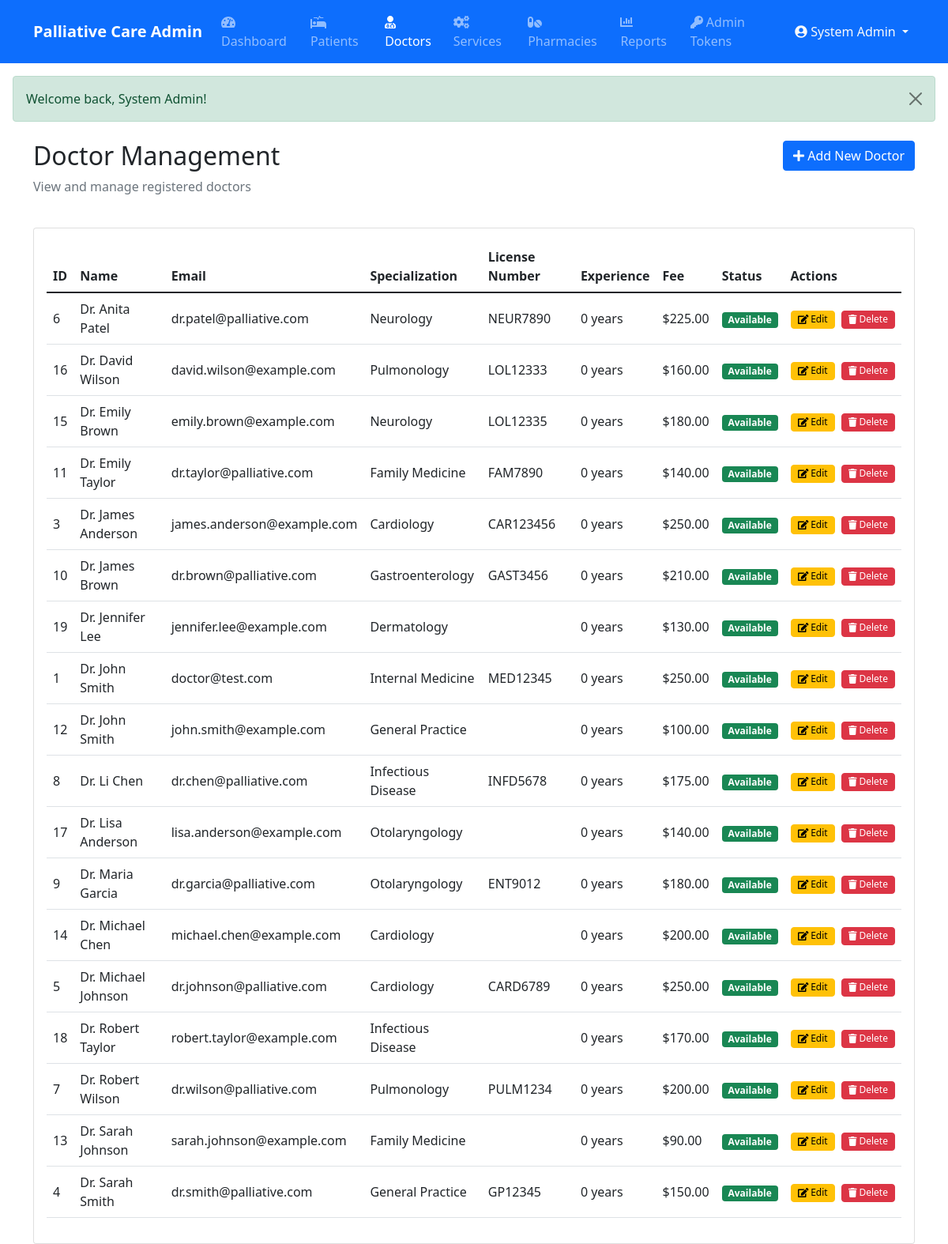
Screenshot of /index.php?module=admin&action=doctors (signed in) with the database file from the repository.
### tables this page shows
CREATE TABLE IF NOT EXISTS `doctors` (
  `id` int NOT NULL AUTO_INCREMENT,
  `user_id` int NOT NULL,
  `name` varchar(255) NOT NULL,
  `email` varchar(255) NOT NULL,
  `phone` varchar(20) DEFAULT NULL,
  `specialization` varchar(255) DEFAULT NULL,
  `qualification` varchar(255) DEFAULT NULL,
  `experience_years` int DEFAULT NULL,
  `license_number` varchar(50) DEFAULT NULL,
  `availability_status` enum('available','unavailable') DEFAULT 'available',
  `consultation_fee` decimal(10,2) DEFAULT NULL,
  `created_at` timestamp NULL DEFAULT CURRENT_TIMESTAMP,
  `updated_at` timestamp NULL DEFAULT CURRENT_TIMESTAMP ON UPDATE CURRENT_TIMESTAMP,
  `profile_image` varchar(255) DEFAULT NULL,
  PRIMARY KEY (`id`),
  UNIQUE KEY `user_id` (`user_id`),
  UNIQUE KEY `email` (`email`),
  UNIQUE KEY `license_number` (`license_number`)
);

### modules/base_controller.php (called while the page is built, shortened)
<?php
class BaseController {
    public function __construct() {
        require_once __DIR__ . '/../classes/Database.php';
        $this->db = Database::getInstance();
    }
    protected function render($view, $data = []) {
        extract($data);
        $view_file = "modules/" . strtolower(str_replace("Controller", "", get_class($this))) . "/views/{$view}.php";
        include $view_file;
    }
}

### modules/admin/controller.php (called while the page is built, shortened)
<?php
require_once __DIR__ . '/../base_controller.php';
class AdminController extends BaseController {
    public function doctors() {
        try {
            $stmt = $this->db->query("SELECT * FROM doctors ORDER BY name ASC");
            $doctors = $stmt->fetchAll(PDO::FETCH_ASSOC);
            $this->render('doctors', [
                'page_title' => 'Manage Doctors',
                'doctors' => $doctors
            ]);
        } catch (Exception $e) {
            $this->logError("Error fetching doctors: " . $e->getMessage());
            $this->render('doctors', [
                'page_title' => 'Manage Doctors',
                'doctors' => [],
                'error' => 'Error fetching doctors data'
            ]);
        }
    }
}
?>

### classes/Database.php (called while the page is built, shortened)
<?php
class Database {
    private static $instance = null;
    private function __construct() {
        try {
            $dsn = "mysql:host=" . DB_HOST . ";dbname=" . DB_NAME . ";charset=utf8mb4";
            $options = [
                PDO::ATTR_ERRMODE => PDO::ERRMODE_EXCEPTION,
                PDO::ATTR_DEFAULT_FETCH_MODE => PDO::FETCH_ASSOC,
                PDO::ATTR_EMULATE_PREPARES => false,
                PDO::MYSQL_ATTR_INIT_COMMAND => "SET NAMES utf8mb4 COLLATE utf8mb4_unicode_ci"
            ];
            $this->connection = new PDO($dsn, DB_USER, DB_PASS, $options);
        } catch (PDOException $e) {
            error_log("Database connection error: " . $e->getMessage());
            throw new Exception("Could not connect to the database. Please try again later.");
        }
    }
    public static function getInstance() {
        if (self::$instance === null) {
            self::$instance = new self();
        }
        return self::$instance->connection;
    }
}

### modules/admin/views/doctors.php (the view, shortened to what this page needs)
<?php
require_once 'modules/admin/views/includes/header.php';
?>
<div class="container mt-4">
    <div class="row mb-4">
        <div class="col-md-8">
            <h2>Doctor Management</h2>
            <p class="text-muted">View and manage registered doctors</p>
        </div>
        <div class="col-md-4 text-end">
            <a href="index.php?module=admin&action=add_doctor" class="btn btn-primary">
                <i class="fas fa-plus"></i> Add New Doctor
            </a>
        </div>
    </div>
    <div class="card">
        <div class="card-body">
            <div class="table-responsive">
                <table class="table table-hover">
                    <thead>
                        <tr>
                            <th>ID</th>
                            <th>Name</th>
                            <th>Email</th>
                            <th>Specialization</th>
                            <th>License Number</th>
                            <th>Experience</th>
                            <th>Fee</th>
                            <th>Status</th>
                            <th>Actions</th>
                        </tr>
                    </thead>
                    <tbody>
                        <?php foreach ($doctors as $doctor): ?>
                        <tr>
                            <td><?php echo htmlspecialchars($doctor['id']); ?></td>
                            <td><?php echo htmlspecialchars($doctor['name']); ?></td>
                            <td><?php echo htmlspecialchars($doctor['email']); ?></td>
                            <td><?php echo htmlspecialchars($doctor['specialization'] ?? ''); ?></td>
                            <td><?php echo htmlspecialchars($doctor['license_number'] ?? ''); ?></td>
                            <td><?php echo htmlspecialchars($doctor['experience'] ?? '0'); ?> years</td>
                            <td>$<?php echo number_format($doctor['consultation_fee'] ?? 0, 2); ?></td>
                            <td>
                                <?php if ($doctor['availability_status'] === 'available'): ?>
                                    <span class="badge bg-success">Available</span>
                                <?php elseif ($doctor['availability_status'] === 'unavailable'): ?>
                                    <span class="badge bg-danger">Unavailable</span>
                                <?php else: ?>
                                    <span class="badge bg-warning">On Leave</span>
                                <?php endif; ?>
                            </td>
                            <td class="action-buttons">
                                <a href="index.php?module=admin&action=edit_doctor&id=<?php echo $doctor['id']; ?>"
                                   class="btn btn-xs btn-warning me-1">
                                    <i class="fas fa-edit"></i> Edit
                                </a>
                                <button type="button" class="btn btn-xs btn-danger"
                                        data-bs-toggle="modal"
                                        data-bs-target="#deleteModal<?php echo $doctor['id']; ?>">
                                    <i class="fas fa-trash"></i> Delete
                                </button>
                            </td>
                        </tr>
                        <?php endforeach; ?>
                    </tbody>
                </table>
            </div>
        </div>
    </div>
</div>
<?php
require_once 'modules/admin/views/includes/footer.php';
?>

### modules/admin/views/includes/header.php (style rules this page uses)
.table .btn-xs { padding: 0.1rem 0.5rem; font-size: 0.75rem; line-height: 1.5; }
.table td { vertical-align: middle; }
.action-buttons { white-space: nowrap; }

### rows the page displays
doctors: id "6", name "Dr. Anita Patel", email "dr.patel@palliative.com", specialization "Neurology", license_number "NEUR7890", experience "0", consultation_fee "225.00", availability_status "Available"
doctors: id "16", name "Dr. David Wilson", email "david.wilson@example.com", specialization "Pulmonology", license_number "LOL12333", experience "0", consultation_fee "160.00", availability_status "Available"
doctors: id "15", name "Dr. Emily Brown", email "emily.brown@example.com", specialization "Neurology", license_number "LOL12335", experience "0", consultation_fee "180.00", availability_status "Available"
doctors: id "11", name "Dr. Emily Taylor", email "dr.taylor@palliative.com", specialization "Family Medicine", license_number "FAM7890", experience "0", consultation_fee "140.00", availability_status "Available"
doctors: id "3", name "Dr. James Anderson", email "james.anderson@example.com", specialization "Cardiology", license_number "CAR123456", experience "0", consultation_fee "250.00", availability_status "Available"
doctors: id "10", name "Dr. James Brown", email "dr.brown@palliative.com", specialization "Gastroenterology", license_number "GAST3456", experience "0", consultation_fee "210.00", availability_status "Available"
doctors: id "19", name "Dr. Jennifer Lee", email "jennifer.lee@example.com", specialization "Dermatology", experience "0", consultation_fee "130.00", availability_status "Available"
doctors: id "1", name "Dr. John Smith", email "doctor@test.com", specialization "Internal Medicine", license_number "MED12345", experience "0", consultation_fee "250.00", availability_status "Available"
doctors: id "12", name "Dr. John Smith", email "john.smith@example.com", specialization "General Practice", experience "0", consultation_fee "100.00", availability_status "Available"
doctors: id "8", name "Dr. Li Chen", email "dr.chen@palliative.com", specialization "Infectious Disease", license_number "INFD5678", experience "0", consultation_fee "175.00", availability_status "Available"
doctors: id "17", name "Dr. Lisa Anderson", email "lisa.anderson@example.com", specialization "Otolaryngology", experience "0", consultation_fee "140.00", availability_status "Available"
doctors: id "9", name "Dr. Maria Garcia", email "dr.garcia@palliative.com", specialization "Otolaryngology", license_number "ENT9012", experience "0", consultation_fee "180.00", availability_status "Available"
doctors: id "14", name "Dr. Michael Chen", email "michael.chen@example.com", specialization "Cardiology", experience "0", consultation_fee "200.00", availability_status "Available"
doctors: id "5", name "Dr. Michael Johnson", email "dr.johnson@palliative.com", specialization "Cardiology", license_number "CARD6789", experience "0", consultation_fee "250.00", availability_status "Available"
doctors: id "18", name "Dr. Robert Taylor", email "robert.taylor@example.com", specialization "Infectious Disease", experience "0", consultation_fee "170.00", availability_status "Available"
doctors: id "7", name "Dr. Robert Wilson", email "dr.wilson@palliative.com", specialization "Pulmonology", license_number "PULM1234", experience "0", consultation_fee "200.00", availability_status "Available"
doctors: id "13", name "Dr. Sarah Johnson", email "sarah.johnson@example.com", specialization "Family Medicine", experience "0", consultation_fee "90.00", availability_status "Available"
doctors: id "4", name "Dr. Sarah Smith", email "dr.smith@palliative.com", specialization "General Practice", license_number "GP12345", experience "0", consultation_fee "150.00", availability_status "Available"

### other values shown
$_SESSION['name'] "System Admin"
$_SESSION['success'] "Welcome back, System Admin!"
